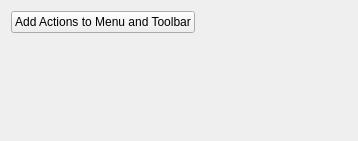
<?xml version="1.0" encoding="UTF-8"?>
<ui version="4.0">
 <class>ItemPinnedSettings</class>
 <widget class="QWidget" name="ItemPinnedSettings">
  <property name="geometry">
   <rect>
    <x>0</x>
    <y>0</y>
    <width>358</width>
    <height>141</height>
   </rect>
  </property>
  <layout class="QVBoxLayout" name="verticalLayout">
   <item>
    <layout class="QHBoxLayout" name="horizontalLayout">
     <item>
      <widget class="QPushButton" name="pushButtonAddCommands">
       <property name="text">
        <string>Add Actions to Menu and Toolbar</string>
       </property>
      </widget>
     </item>
     <item>
      <spacer name="horizontalSpacer">
       <property name="orientation">
        <enum>Qt::Horizontal</enum>
       </property>
       <property name="sizeHint" stdset="0">
        <size>
         <width>40</width>
         <height>20</height>
        </size>
       </property>
      </spacer>
     </item>
    </layout>
   </item>
   <item>
    <spacer name="verticalSpacer">
     <property name="orientation">
      <enum>Qt::Vertical</enum>
     </property>
     <property name="sizeHint" stdset="0">
      <size>
       <width>20</width>
       <height>40</height>
      </size>
     </property>
    </spacer>
   </item>
  </layout>
 </widget>
 <resources/>
 <connections/>
</ui>
